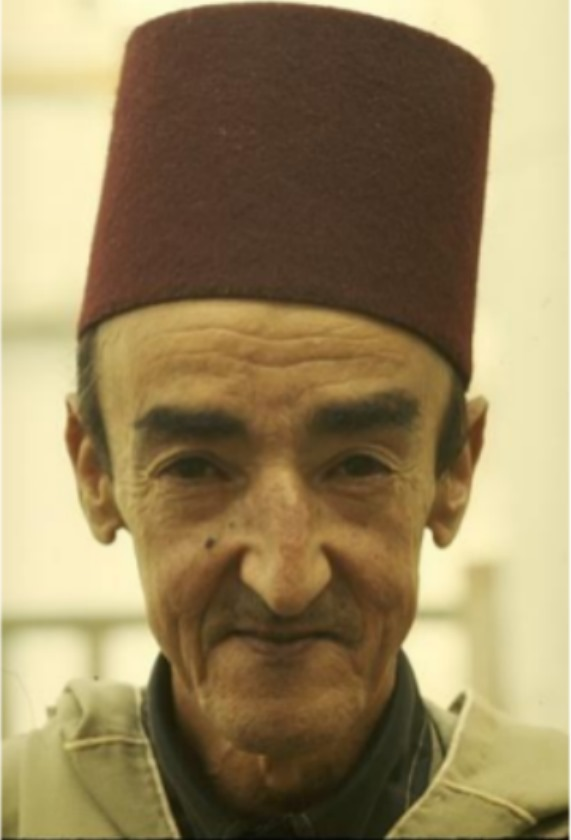
#> input picture img1.jpg, 571 x 840 px
$ jupyter execute part1.ipynb   (older library calls are emulated)
#> lines starting #> are read from the running program, lines starting #| are printed output that depends on the picture; after the words box and inside, x2 and y2 are one past the last pixel; in counts of white or black regions, pixels touching at a corner belong together
## Overview
#### This script applies a cartoonification effect to an image using several image processing techniques:
#### 1. **Grayscale Conversion**: Converts the image to grayscale for edge detection.
#### 2. **Noise Reduction**: Uses a median blur to reduce noise and preserve edges.
#### 3. **Edge Detection**: Detects edges using the Laplacian operator.
#### 4. **Thresholding**: Enhances edges using binary thresholding.
#### 5. **Color Smoothing**: Applies a bilateral filter to smooth colors while preserving edges.
#### 6. **Edge Overlay**: Combines the processed edges with the color-smoothed image to create a cartoon effect.

[cell 1]
import cv2
import numpy as np
import matplotlib.pyplot as plt

[cell 2]
def show_images(title1, image1, title2, image2):
    plt.figure(figsize=(12, 6))
    plt.subplot(1, 2, 1)
    plt.axis('off')
    plt.title(title1)
    plt.imshow(cv2.cvtColor(image1, cv2.COLOR_BGR2RGB))

    plt.subplot(1, 2, 2)
    plt.axis('off')
    plt.title(title2)
    if len(image2.shape) == 2:
        plt.imshow(image2, cmap='gray')
    else:
        plt.imshow(cv2.cvtColor(image2, cv2.COLOR_BGR2RGB))
    plt.show()

[cell 3]
# Load the image
image = cv2.imread('img1.jpg')
#> image is the input picture: shape (840, 571, 3); mean B, G, R 93.4, 132.6, 151

## Grayscale Conversion
#### Converts the image to grayscale, which simplifies processing by removing color information.
#### converts the image from one color space to another

[cell 4]
#cv2.COLOR_BGR2GRAY converts from BGR to grayscale to bprepare it to image detection
gray = cv2.cvtColor(image, cv2.COLOR_BGR2GRAY)
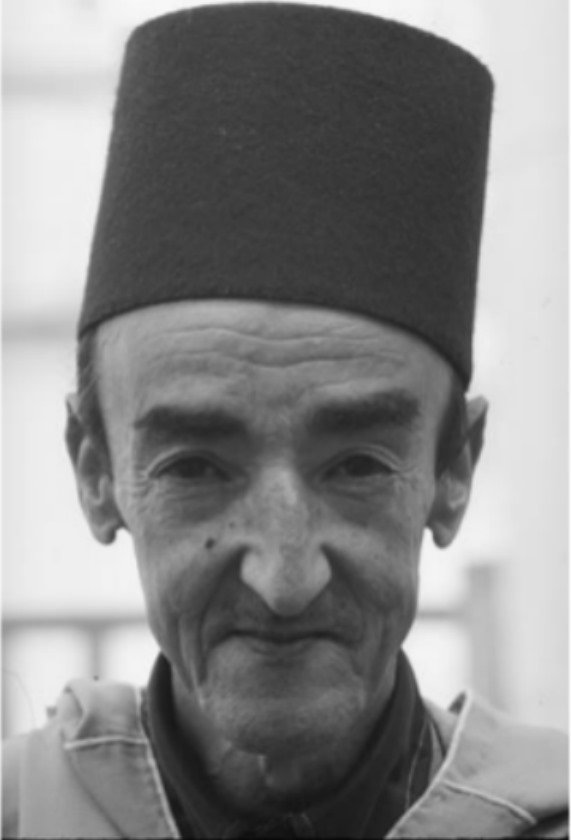
#> gray: shape (840, 571); min 8, max 251, mean 133.6
show_images('Original Image', image, 'Grayscale Image', gray)
#> in show_images, `plt.show()`:
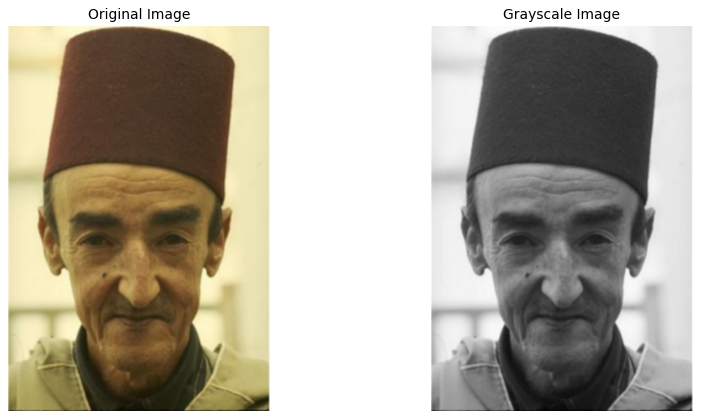
#> figure drawn by matplotlib, 2 panels

## Noise Reduction
#### Uses a median filter to reduce noise while preserving edges.
#### **Kernel size (5)**: Defines the window for calculating median values.
#### Kernel size refers to the size of the filter window used to compute the median value for each pixel -> a larger kernel size results in stronger smoothing but may blur details.

[cell 5]
# Noise reduction using median filter
median_blur = cv2.medianBlur(gray, 5)
show_images('Grayscale Image', gray, 'Median Blurred Image', median_blur)
#> call 2 of show_images, with title1 = 'Grayscale Image', title2 = 'Median Blurred Image'
#> in show_images (call 2), `plt.show()`:
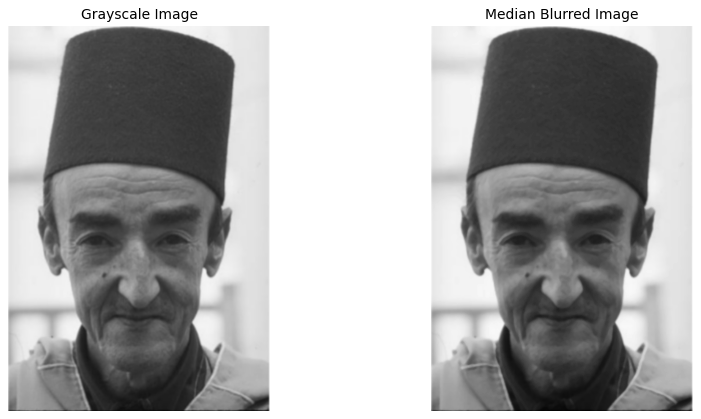
#> figure drawn by matplotlib, 2 panels

## Edge Detection
#### Detects edges in the image using the Laplacian filter.
#### - **cv2.CV_8U**: Defines the output data type.
#### - **ksize=5**: Determines the kernel size for detecting edges.
#### Kernel size controls the size of the neighborhood used to calculate second-order derivatives, influencing edge detection sensitivity.

[cell 6]
# Edge detection using Laplacian filter
edges = cv2.Laplacian(median_blur, cv2.CV_8U, ksize=5)
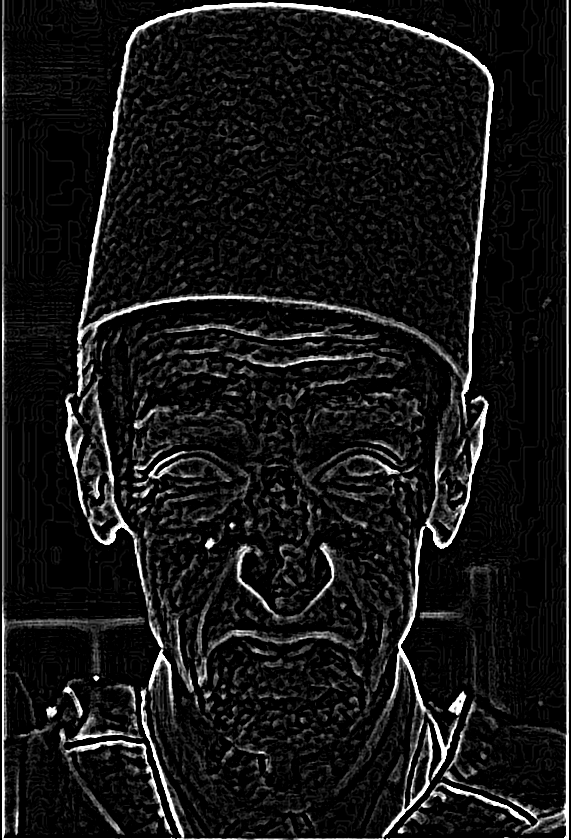
#> edges: shape (840, 571); min 0, max 255, mean 22.4
show_images('Median Blurred Image', median_blur, 'Laplacian Edge Detection', edges)
#> call 3 of show_images, with title1 = 'Median Blurred Image', title2 = 'Laplacian Edge Detection'
#> in show_images (call 3), `plt.show()`:
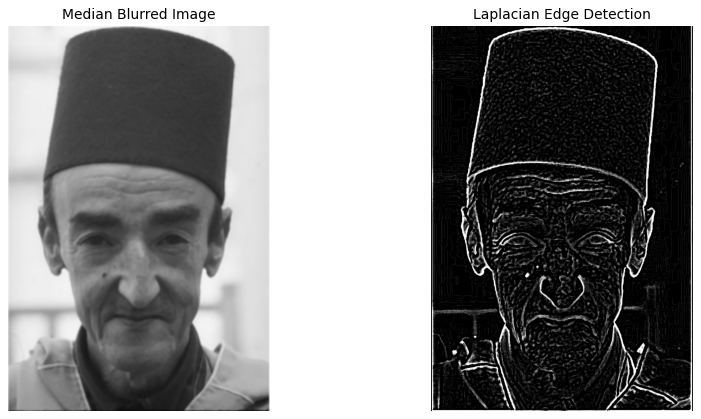
#> figure drawn by matplotlib, 2 panels

## Thresholding
#### Applies a binary threshold to enhance edge visibility.
#### - **Threshold value (100)**: Pixels above this value become white (255) "which is the maximum pixel value", others become black (0).
#### - **cv2.THRESH_BINARY_INV**: Inverts the threshold result (white edges on black background).

[cell 7]
# Binary thresholding to enhance edges
_, sketch = cv2.threshold(edges, 100, 255, cv2.THRESH_BINARY_INV)
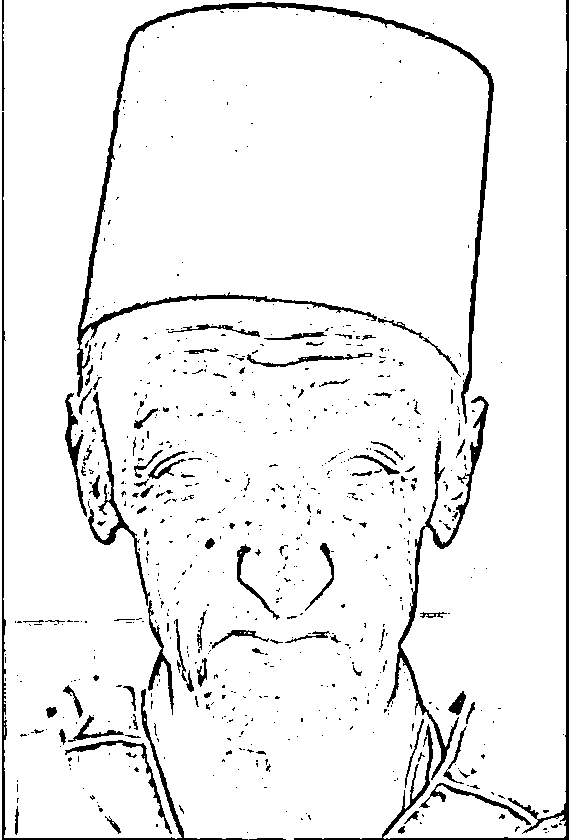
#> sketch: shape (840, 571); 93.8% white; 703 black regions (592 under 20 px), largest, box (x1, y1, x2, y2) and area: (77, 2, 494, 424) 6428, (294, 0, 569, 840) 3962, (387, 396, 489, 780) 2785
show_images('Laplacian Edge Detection', edges, 'Binary Sketch', sketch)
#> call 4 of show_images, with title1 = 'Laplacian Edge Detection', title2 = 'Binary Sketch'
#> in show_images (call 4), `plt.show()`:
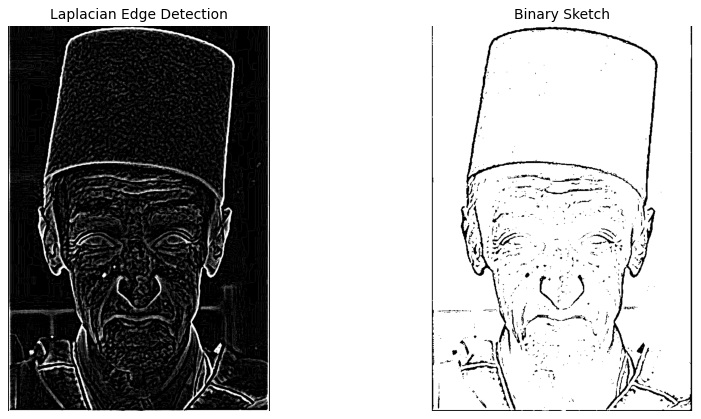
#> figure drawn by matplotlib, 2 panels

## Color Smoothing
### Uses a bilateral filter to smooth colors while preserving edges.
#### - **d=9**: Defines the diameter of the pixel neighborhood size.
#### - **sigmaColor=75**: Controls how colors mix using color space filter strength.
#### - **sigmaSpace=75**: Controls spatial smoothing of spatial distance filter strength.

[cell 8]
# Bilateral filtering for color smoothing
color_painting = cv2.bilateralFilter(image, d=9, sigmaColor=75, sigmaSpace=75)
show_images('Original Image', image, 'Color Painting (Bilateral Filtering)', color_painting)
#> in show_images (call 5), `plt.show()`:
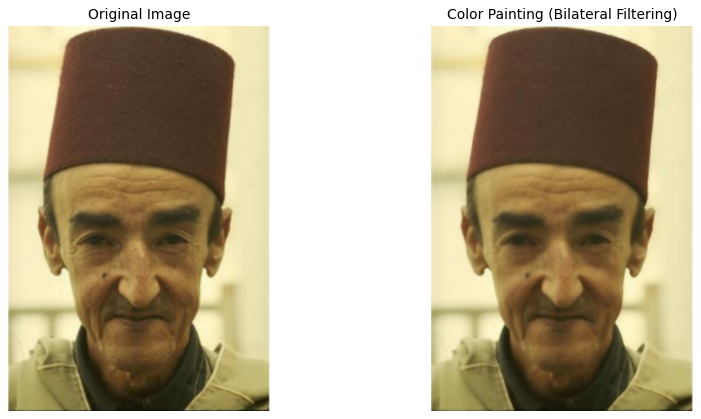
#> figure drawn by matplotlib, 2 panels

## Convert Sketch to 3-Channel
#### Converts the binary sketch to a 3-channel image so it can be merged with the color painting.

[cell 9]
# Convert sketch to 3-channel
sketch_colored = cv2.cvtColor(sketch, cv2.COLOR_GRAY2BGR)

## Edge Overlay
#### Combines the color painting with the sketch using a bitwise AND operation.
#### - This keeps colors from `color_painting` where `sketch_colored` is not black.

[cell 10]
# Overlaying edges on color painting
cartoon = cv2.bitwise_and(color_painting, sketch_colored)
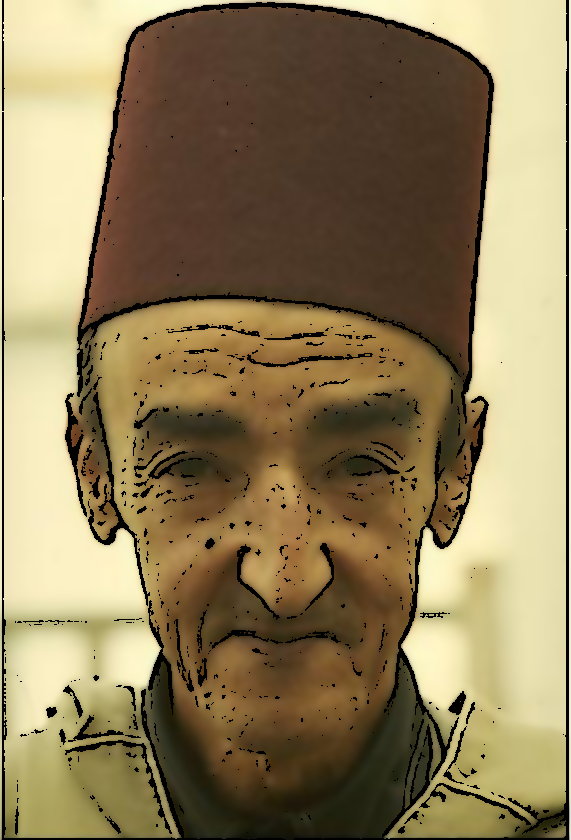
#> cartoon: shape (840, 571, 3); mean B, G, R 88.9, 125.5, 142.7
show_images('Color Painting (Bilateral Filtering)', color_painting, 'Final Cartoonified Image', cartoon)
#> in show_images (call 6), `plt.show()`:
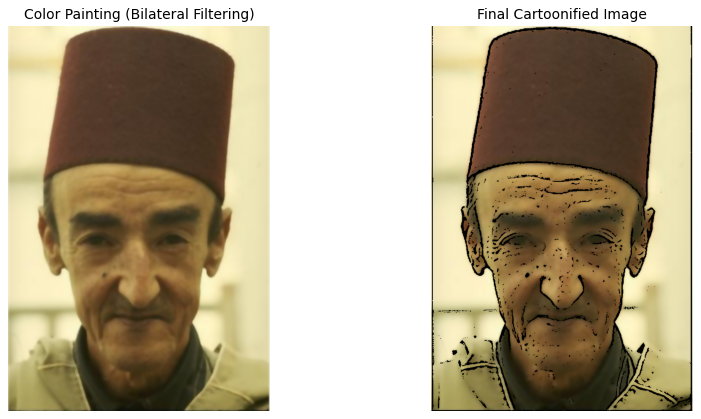
#> figure drawn by matplotlib, 2 panels

[cell 11]
# Saving the final image
cv2.imwrite('cartoonified.jpg', cartoon)
#> Out = True

$ run again, with road_image.jpeg copied over img1.jpg
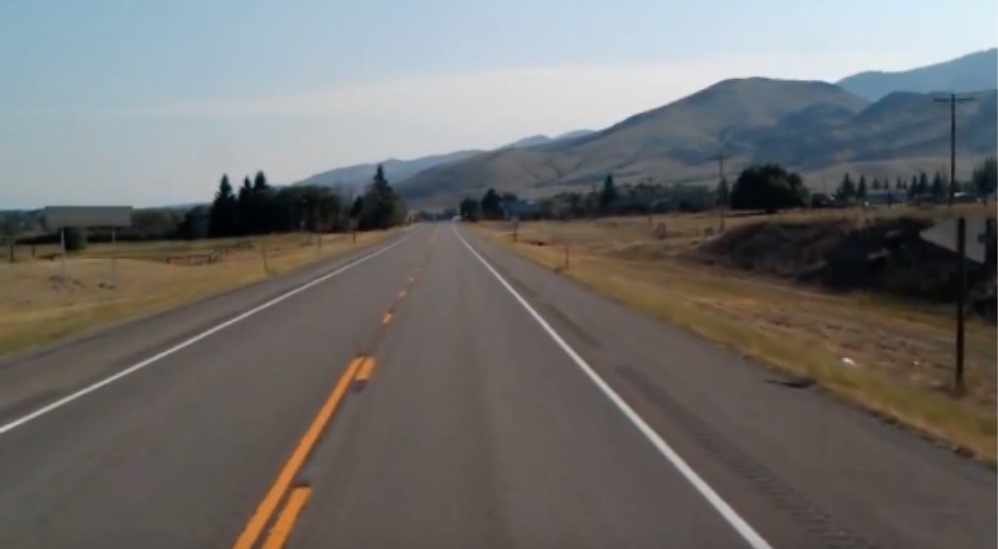
#> input picture road_image.jpeg, 998 x 549 px
#> image is the input picture: shape (549, 998, 3); mean B, G, R 109.1, 110.8, 111.8
#> `_, sketch = cv2.threshold(edges, 100, 255, cv2.THRESH_BINARY_INV)`:
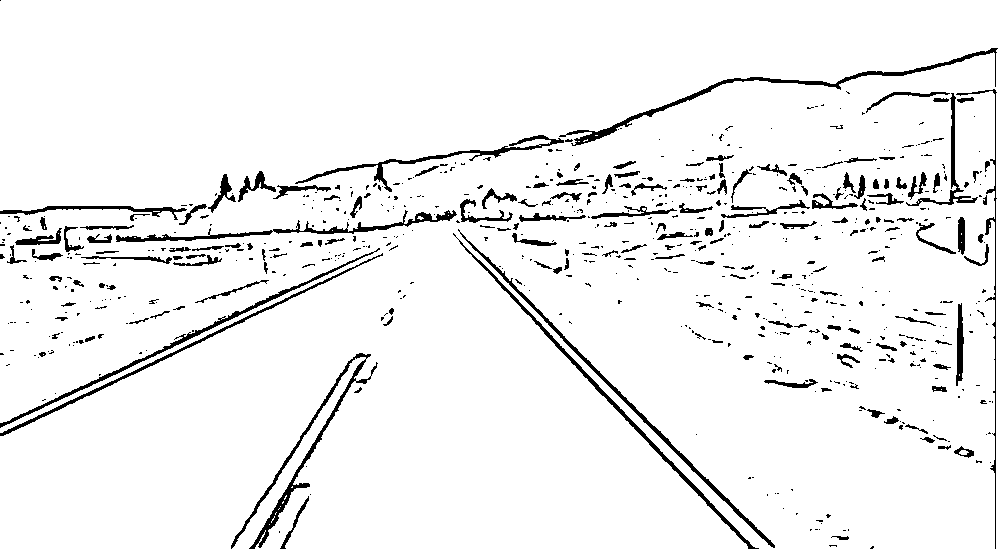
#> sketch: shape (549, 998); 94.5% white; 693 black regions (505 under 20 px), largest, box (x1, y1, x2, y2) and area: (231, 353, 378, 549) 1991, (559, 48, 998, 146) 1923, (458, 229, 775, 548) 1635
#> in show_images (call 6), `plt.show()`:
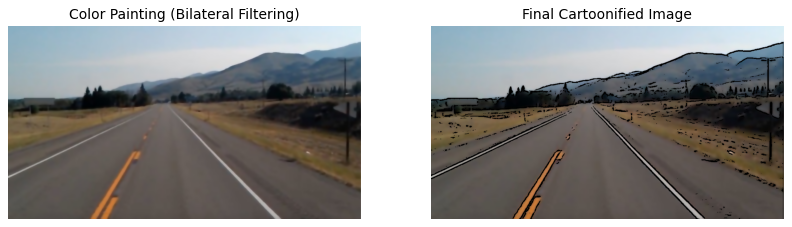
#> figure drawn by matplotlib, 2 panels
#> Out = True
